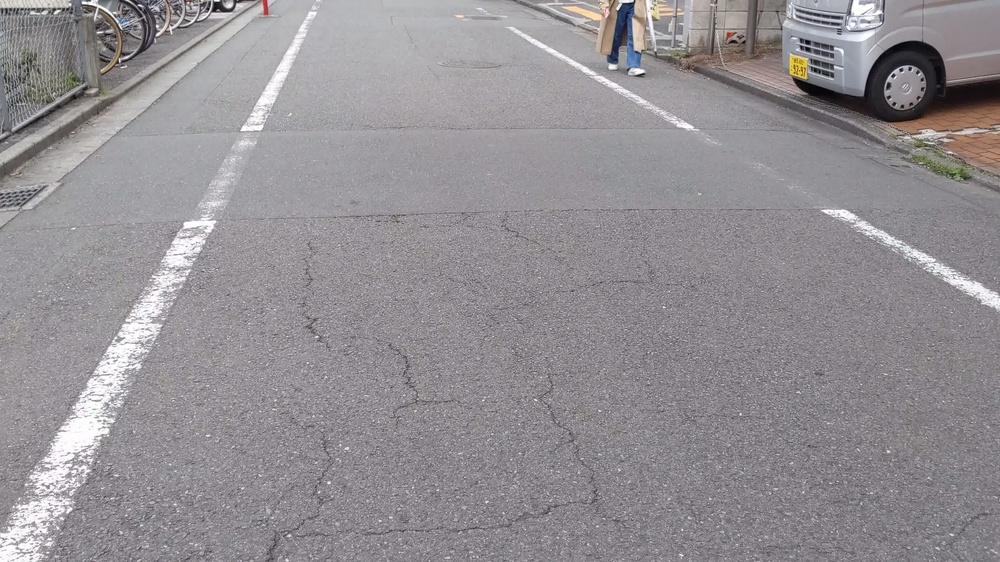
#> input picture pic1.jpg, 1000 x 562 px, shrunk from 3840 x 2160 before the run
$ python bilateral.py
#> lines starting #> are read from the running program, lines starting #| are printed output that depends on the picture; after the words box and inside, x2 and y2 are one past the last pixel; in counts of white or black regions, pixels touching at a corner belong together
import cv2
import numpy as np
from matplotlib import pyplot as plt
plt.gray()
img = cv2.imread('pic1.jpg',0)
#> img: shape (562, 1000); min 0, max 255, mean 145

plt.subplot(3,4,1)
plt.title('origin')
plt.imshow(img)

blur = cv2.blur(img,(10,10))
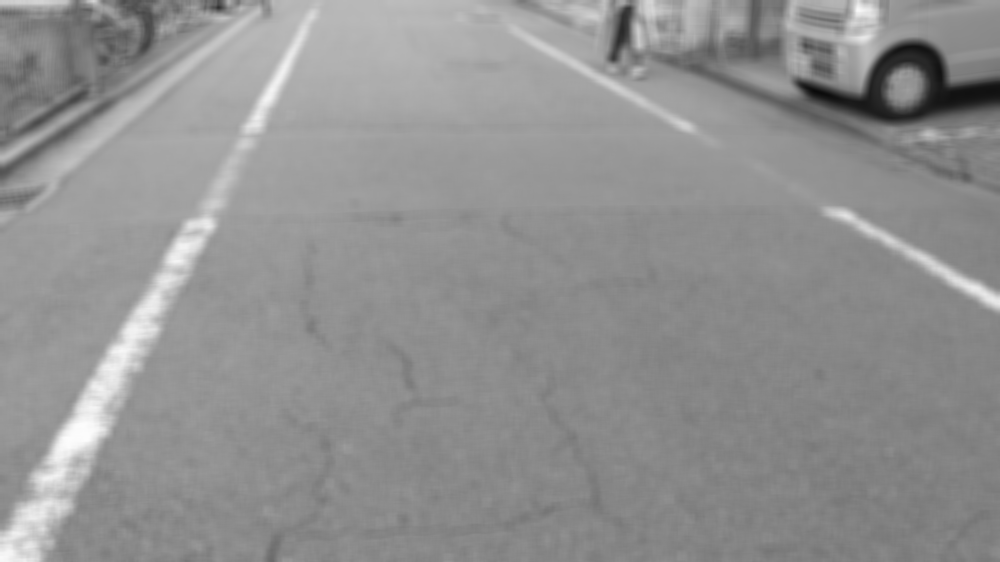
#> blur: shape (562, 1000); min 10, max 252, mean 145.1
plt.subplot(3,4,2)
plt.title('box filter')
plt.imshow(blur)
plt.subplot(3,4,3)
plt.title('bilateral')
bil=cv2.bilateralFilter(img,-1, 50, 10)
plt.imshow(bil)
plt.subplot(3,4,4)
plt.title('non local mean')
nlm=cv2.fastNlMeansDenoising(img,None,50,7,21)
plt.imshow(nlm)

plt.subplot(3,4,5)
bw=[img<128][0]*256
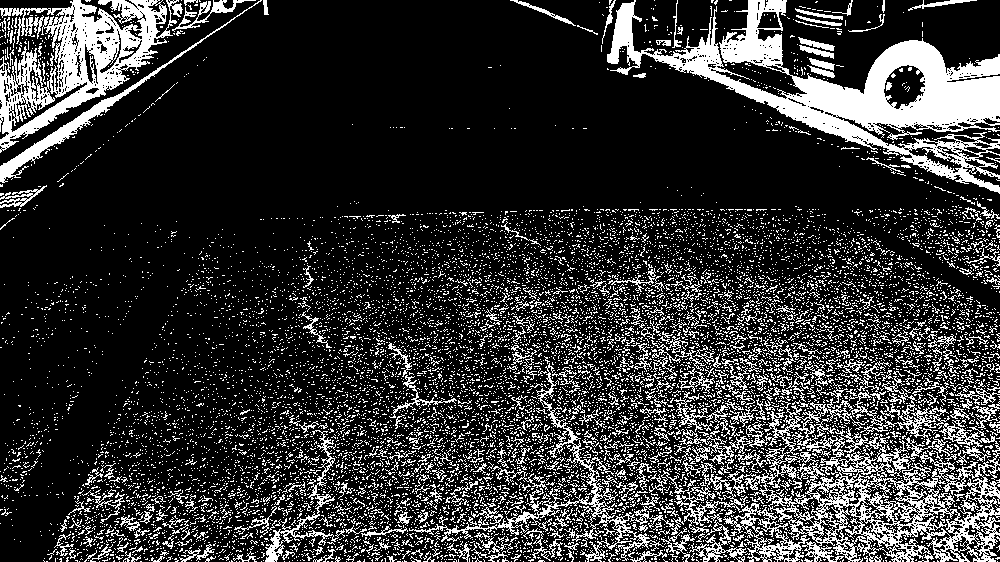
#> bw: shape (562, 1000) int64; values 0 (black) and 256 (white), 20.3% white; 11900 white regions (11463 under 20 px), largest, box (x1, y1, x2, y2) and area: (607, 0, 1000, 194) 20642, (727, 376, 1000, 562) 15319, (0, 0, 183, 153) 10418
plt.imshow(bw)

plt.subplot(3,4,6)
blurbw=[blur<128][0]*256
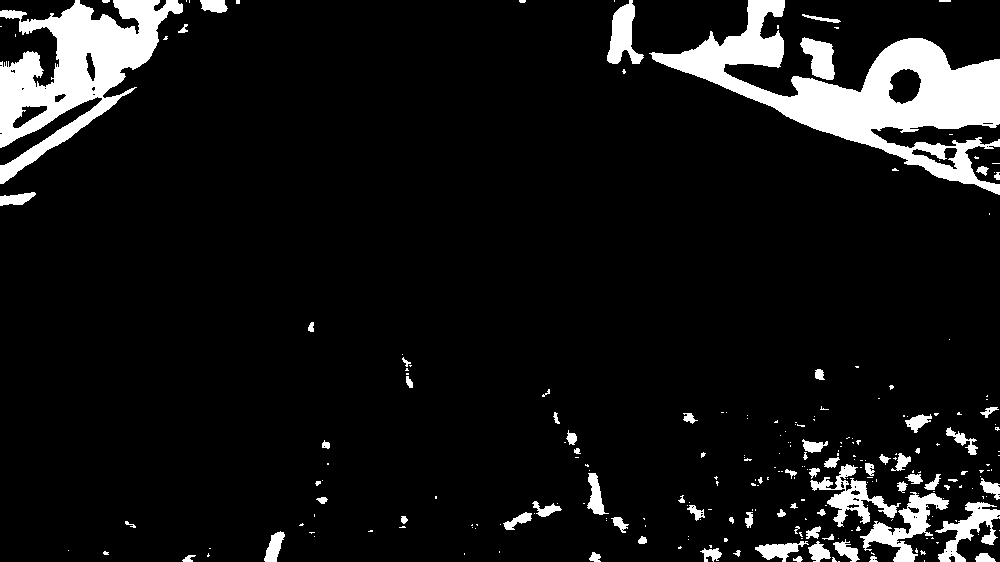
#> blurbw: shape (562, 1000) int64; values 0 (black) and 256 (white), 8.9% white; 246 white regions (173 under 20 px), largest, box (x1, y1, x2, y2) and area: (649, 0, 1000, 195) 20867, (0, 0, 183, 184) 13884, (860, 492, 949, 562) 2009
plt.imshow(blurbw)

plt.subplot(3,4,7)
bilbw=[bil<128][0]*256
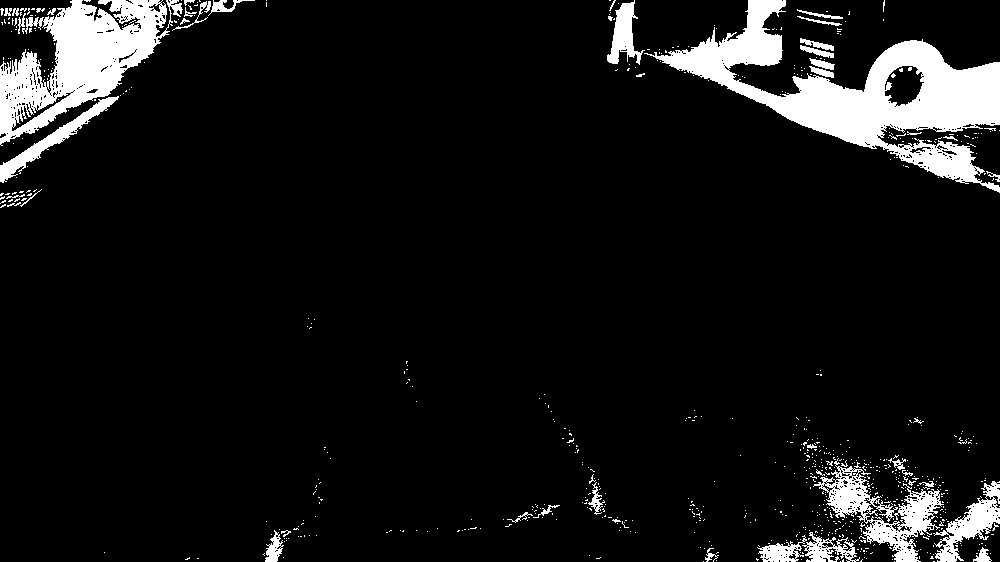
#> bilbw: shape (562, 1000) int64; values 0 (black) and 256 (white), 8.4% white; 726 white regions (681 under 20 px), largest, box (x1, y1, x2, y2) and area: (644, 0, 1000, 193) 20399, (0, 0, 183, 146) 11928, (813, 458, 944, 562) 4067
plt.imshow(bilbw)

plt.subplot(3,4,8)
nlmbw=[nlm<128][0]*256
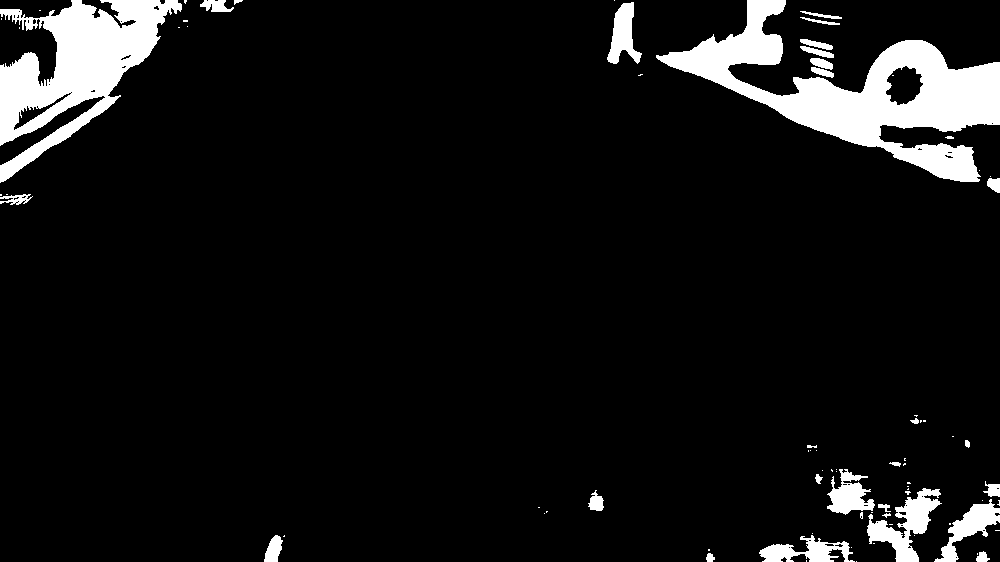
#> nlmbw: shape (562, 1000) int64; values 0 (black) and 256 (white), 7.9% white; 80 white regions (50 under 20 px), largest, box (x1, y1, x2, y2) and area: (656, 0, 1000, 182) 20378, (0, 0, 182, 183) 14180, (867, 488, 942, 562) 2216
plt.imshow(nlmbw)

kernel = np.ones((5,5),np.uint8)

plt.subplot(3,4,9)
plt.imshow(cv2.morphologyEx(bw.astype(np.float32),cv2.MORPH_OPEN,kernel))
print(bw.astype(np.uint8).max())
#| 0
plt.subplot(3,4,10)
plt.imshow(cv2.morphologyEx(blurbw.astype(np.float32),cv2.MORPH_OPEN,kernel))

plt.subplot(3,4,11)
plt.imshow(cv2.morphologyEx(bilbw.astype(np.float32),cv2.MORPH_OPEN,kernel))

plt.subplot(3,4,12)
plt.imshow(cv2.morphologyEx(nlmbw.astype(np.float32),cv2.MORPH_OPEN,kernel))


plt.show()
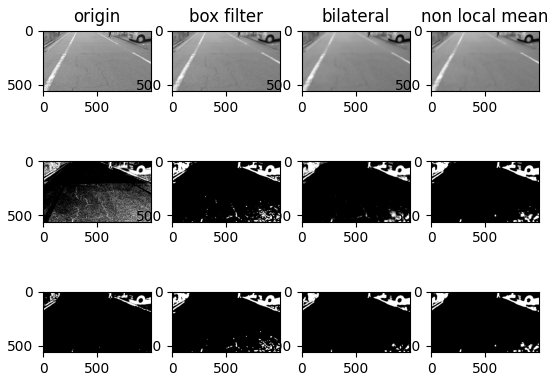
#> figure drawn by matplotlib, 12 panels

$ run again, with asphalt.jpg copied over pic1.jpg
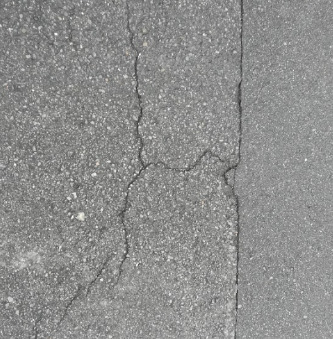
#> input picture asphalt.jpg, 333 x 339 px
#> `bw=[img<128][0]*256`:
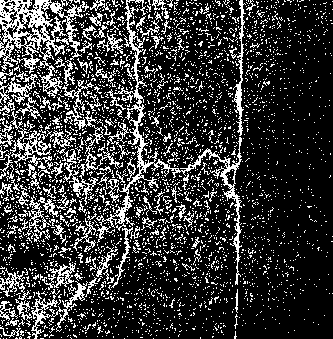
#> bw: shape (339, 333) int64; values 0 (black) and 256 (white), 21.9% white in thin lines or dots
#> blurbw: shape (339, 333) int64; values 0 (black) and 256 (white), 3.3% white; 78 white regions (48 under 20 px), largest, box (x1, y1, x2, y2) and area: (0, 0, 51, 28) 913, (235, 83, 245, 115) 255, (220, 162, 239, 184) 236
#> bilbw: shape (339, 333) int64; values 0 (black) and 256 (white), 2.2% white; 161 white regions (150 under 20 px), largest, box (x1, y1, x2, y2) and area: (0, 0, 55, 49) 1412, (127, 107, 153, 190) 191, (116, 192, 128, 227) 103
#> `nlmbw=[nlm<128][0]*256`:
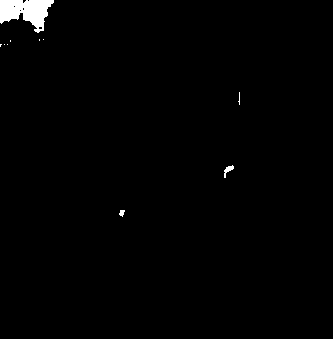
#> nlmbw: shape (339, 333) int64; values 0 (black) and 256 (white), 1.1% white; 10 white regions (7 under 20 px), largest, box (x1, y1, x2, y2) and area: (0, 0, 54, 33) 1078, (224, 165, 234, 178) 55, (119, 210, 125, 217) 28
#| 0
